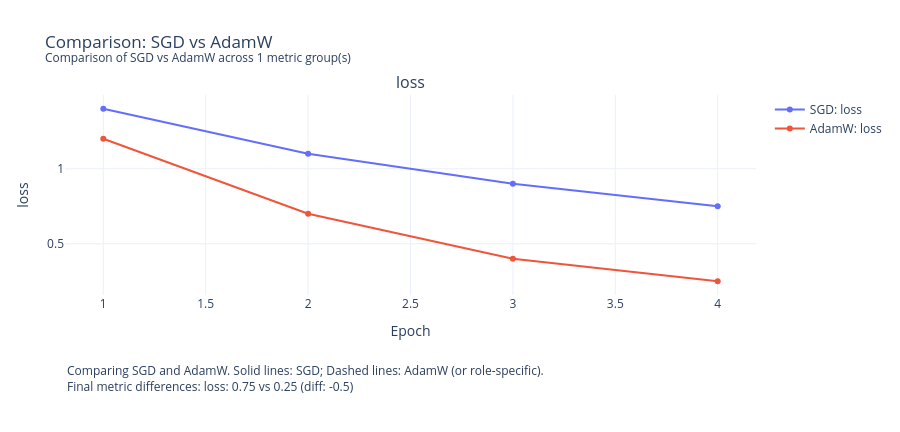

The code cell stored with this chart in its notebook:
### Code cell
# Compare two training runs side by side
run_sgd = {"epochs": [1, 2, 3, 4], "loss": [1.4, 1.1, 0.9, 0.75]}
run_adam = {"epochs": [1, 2, 3, 4], "loss": [1.2, 0.7, 0.4, 0.25]}
sd.compare(run_sgd, run_adam, names=("SGD", "AdamW"))

### Figure 1 — Plotly figure (JSON) as saved in the notebook; plotly's stock layout.template omitted (floating-point values rounded to 4 significant figures)
{"data": [{"line": {"dash": "solid"}, "mode": "lines+markers", "name": "SGD: loss", "type": "scatter", "x": [1.0, 2.0, 3.0, 4.0], "xaxis": "x", "y": [1.4, 1.1, 0.9, 0.75], "yaxis": "y"}, {"line": {"dash": "solid"}, "mode": "lines+markers", "name": "AdamW: loss", "type": "scatter", "x": [1.0, 2.0, 3.0, 4.0], "xaxis": "x", "y": [1.2, 0.7, 0.4, 0.25], "yaxis": "y"}], "layout": {"annotations": [{"font": {"size": 16}, "showarrow": false, "text": "loss", "x": 0.5, "xanchor": "center", "xref": "paper", "y": 1.0, "yanchor": "bottom", "yref": "paper"}, {"align": "left", "font": {"size": 12}, "showarrow": false, "text": "Comparing SGD and AdamW. Solid lines: SGD; Dashed lines: AdamW (or role-specific).<br>Final metric differences: loss: 0.75 vs 0.25 (diff: -0.5)", "x": 0, "xanchor": "left", "xref": "paper", "y": 0, "yanchor": "top", "yref": "paper", "yshift": -65}], "height": 432, "margin": {"b": 137, "l": 65, "r": 30, "t": 95}, "title": {"text": "Comparison: SGD vs AdamW<br><sup>Comparison of SGD vs AdamW across 1 metric group(s)</sup>"}, "xaxis": {"anchor": "y", "domain": [0.0, 1.0], "title": {"text": "Epoch"}}, "yaxis": {"anchor": "x", "domain": [0.0, 1.0], "title": {"text": "loss"}}}}
